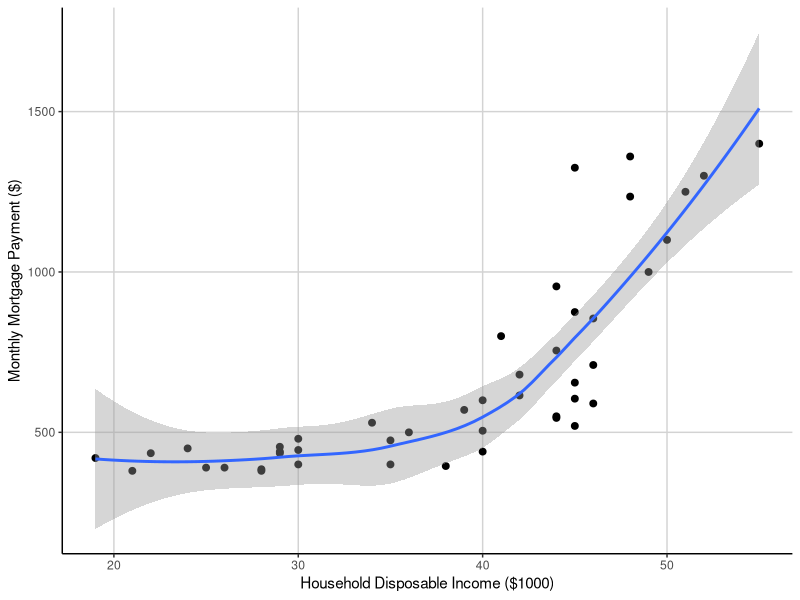
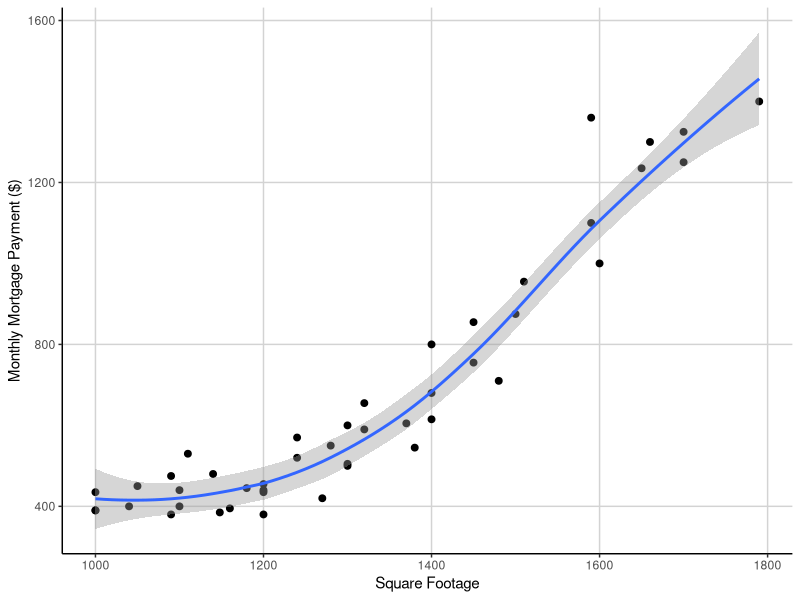
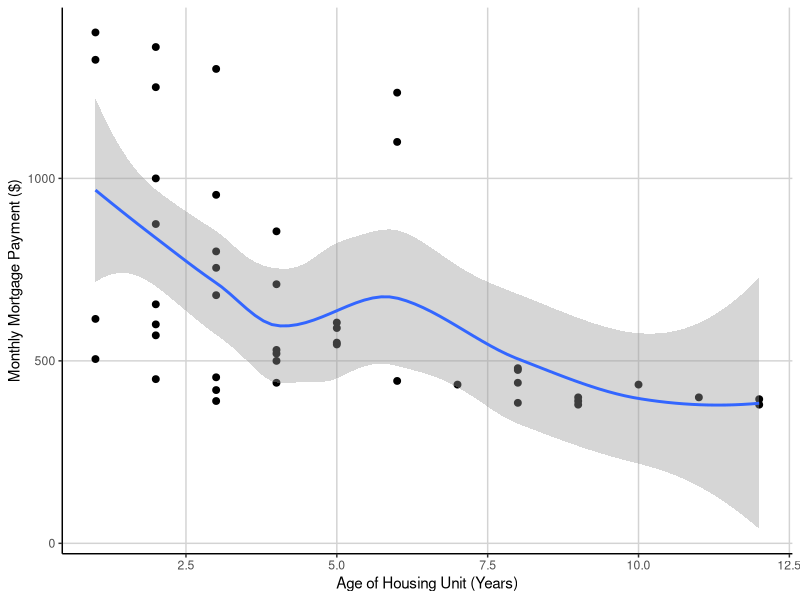
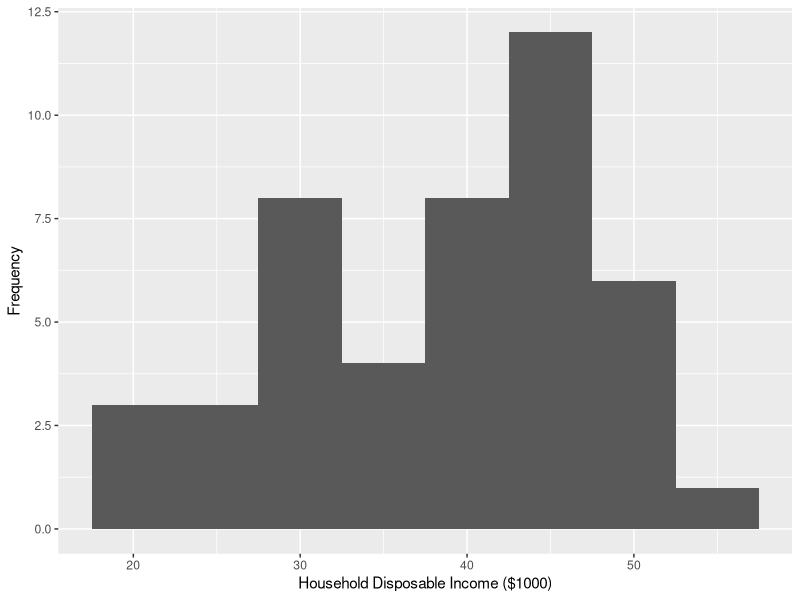
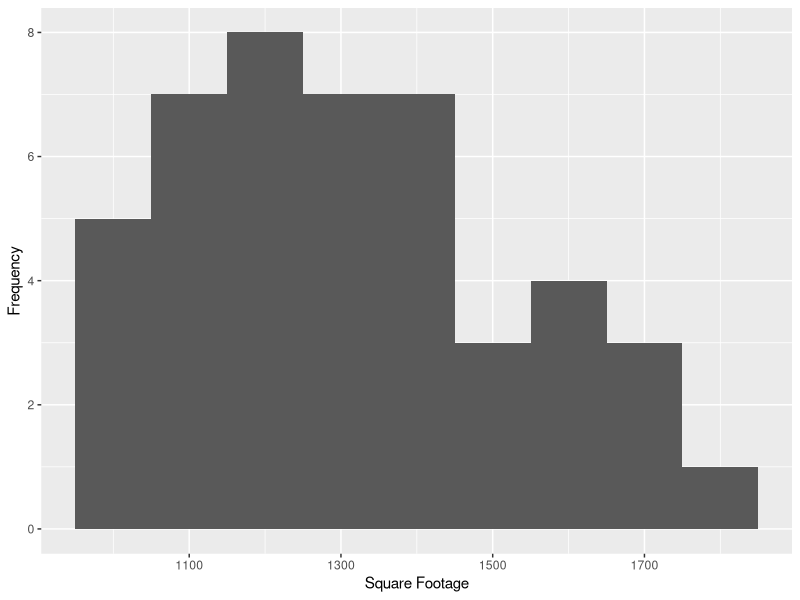
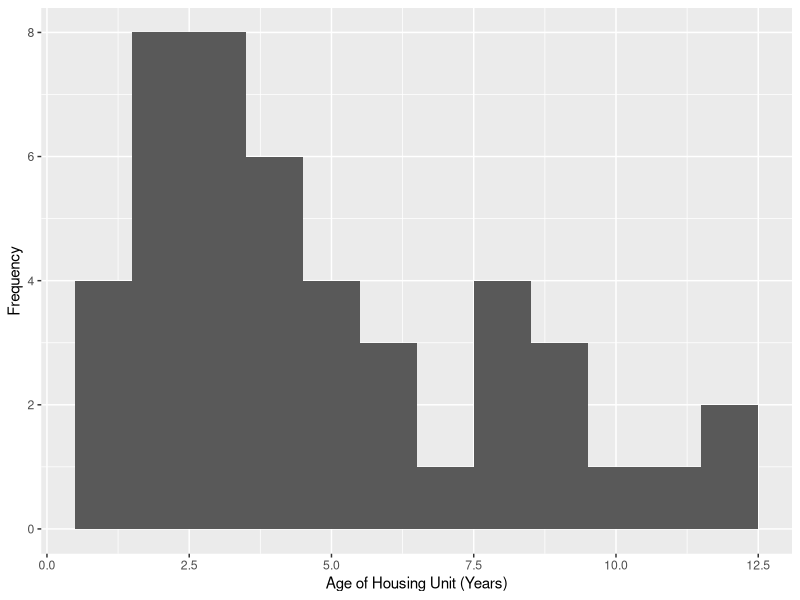
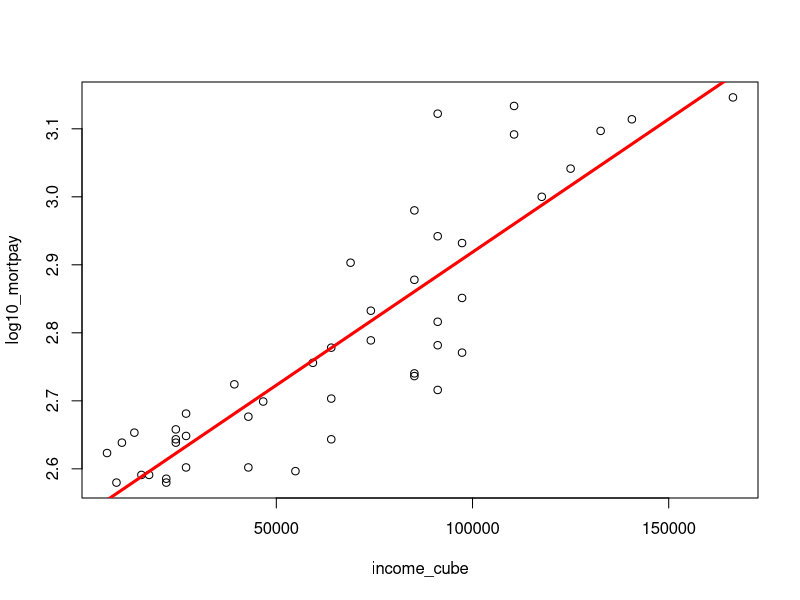
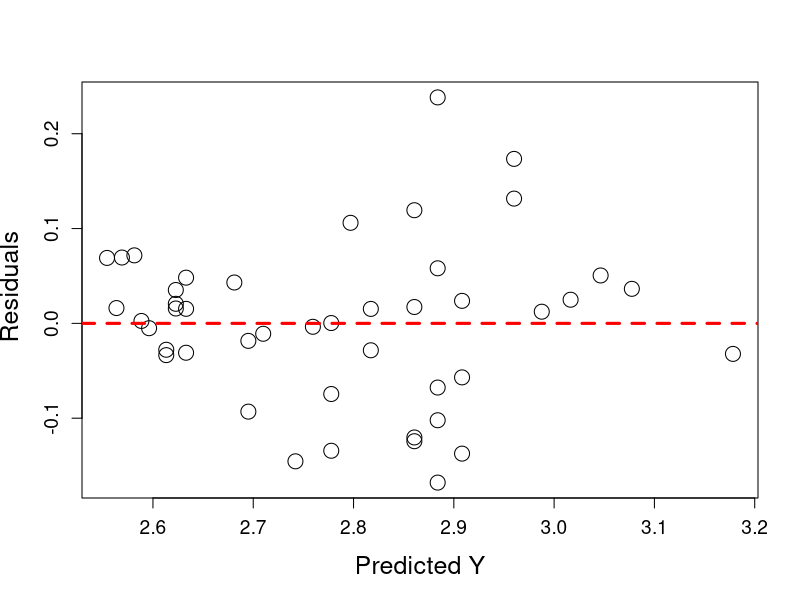

Generate these figures, in order, with R:
# load library
library(dplyr)
library(ggplot2)
library(png)

# read in file
data <- read.csv(file = "Lab_data.csv", header = TRUE)

# approach
# scatterplots of variables against Y
# check assumptions
# add interactions?
# run AIC and stepwise regressions to determine model of best fit

# prep the dataset
colnames(data) <- c("obs", "mortpay", "income", "sqfoot", "loans", "age")

# scatterplots of variables against Y
ggplot(data, aes(x = income, y = mortpay)) +
  geom_point(size = 2) +
  geom_smooth() +
  xlab("Household Disposable Income ($1000)") +
  ylab("Monthly Mortgage Payment ($)") + 
  theme(panel.background = element_blank(), axis.line = element_line(colour = "black"), panel.grid.major = element_line(colour = "light gray"))
ggsave(file = "mortpay_vs_income.png", width = 5, height = 5)

ggplot(data, aes(x = sqfoot, y = mortpay)) +
  geom_point(size = 2) +
  geom_smooth() +
  xlab("Square Footage") +
  ylab("Monthly Mortgage Payment ($)") + 
  theme(panel.background = element_blank(), axis.line = element_line(colour = "black"), panel.grid.major = element_line(colour = "light gray"))
ggsave(file = "mortpay_vs_sqfoot.png", width = 5, height = 5)

ggplot(data, aes(x = age, y = mortpay)) +
  geom_point(size = 2) +
  geom_smooth() +
  xlab("Age of Housing Unit (Years)") +
  ylab("Monthly Mortgage Payment ($)") + 
  theme(panel.background = element_blank(), axis.line = element_line(colour = "black"), panel.grid.major = element_line(colour = "light gray"))
ggsave(file = "mortpay_vs_age.png", width = 5, height = 5)

# histograms of independent variables
ggplot(data, aes(x = income)) +
  geom_histogram(binwidth = 5) +
  xlab("Household Disposable Income ($1000)") +
  ylab("Frequency") 

ggplot(data, aes(x = sqfoot)) +
  geom_histogram(binwidth = 100) +
  xlab("Square Footage") +
  ylab("Frequency") 

ggplot(data, aes(x = age)) +
  geom_histogram(binwidth = 1) +
  xlab("Age of Housing Unit (Years)") +
  ylab("Frequency") 

# summary of transformations that seem to work
data <- select(data, obs:age) %>% 
  mutate(income_sq = income^2) %>% 
  mutate(income_cube = income^3) %>% 
  mutate(age_cube_root = age^(-1/3)) %>% 
  mutate(log10_mortpay = log10(mortpay))

### run regressions and plot pred. vs redis. & qqplots for NON-transformed variables
## income regression
plot(log10_mortpay ~ income_cube, data = data)
reg_income <- lm(log10_mortpay ~ income_cube, data = data)
abline(reg_income, col="red", lwd=3)

predicted_income<-predict.lm(reg_income)
residuals_income<-data$log10_mortpay-predicted_income
plot(predicted_income,residuals_income,cex=2,cex.lab=1.5,cex.axis=1.15, ylab=" Residuals", xlab= "Predicted Y")
abline(a=0,b=0, col="red", lwd=3,lty="dashed")

ggplot(data, aes(y = residuals_income, x = predicted_income)) +
  geom_point(size = 2) +
  geom_hline(yintercept = 0, colour = 'red', linetype = "dashed", size = 1) +
  ggtitle("Residuals vs. Predicted Values") +
  ylab("Residuals") +
  xlab("Predicted Y") + 
  theme(panel.background = element_blank(), axis.line = element_line(colour = "black"), axis.title = element_text(size=14), plot.title = element_text(size = 18, face = "bold"))
ggsave(file = "pred_res_income.png", width = 5, height = 5)

# qqplot in ggplot2
ggQQ <- function(LM) # argument: a linear model
{
  y <- quantile(LM$resid[!is.na(LM$resid)], c(0.25, 0.75))
  x <- qnorm(c(0.25, 0.75))
  slope <- diff(y)/diff(x)
  int <- y[1L] - slope * x[1L]
  p <- ggplot(LM, aes(sample = .resid)) +
    stat_qq(alpha = 0.5) +
    geom_abline(slope = slope, intercept = int, color="red", size = 1) +
    xlab("Theoretical Quantiles") +
    ylab("Standardized Residuals") +
    ggtitle("Normal Q-Q Plot") +
    theme(panel.background = element_blank(), axis.line = element_line(colour = "black"), axis.title = element_text(size=14), plot.title = element_text(size = 18, face = "bold"))
  ggsave(filename = "income_qq.png", width = 5, height = 5)
  return(p)
}

ggQQ(reg_income)

## sqfoot regression
plot(log10_mortpay ~ sqfoot, data = data)
reg_sqfoot <- lm(log10_mortpay ~ sqfoot, data = data)
abline(reg_sqfoot, col="red", lwd=3)

predicted_sqfoot <- predict.lm(reg_sqfoot)
residuals_sqfoot <- data$log10_mortpay-predicted_sqfoot
plot(predicted_sqfoot,residuals_sqfoot,cex=2,cex.lab=1.5,cex.axis=1.15, ylab=" Residuals", xlab= "Predicted Y")
abline(a=0,b=0, col="red", lwd=3,lty="dashed")

ggplot(data, aes(y = residuals_sqfoot, x = predicted_sqfoot)) +
  geom_point(size = 2) +
  geom_hline(yintercept = 0, colour = 'red', linetype = "dashed", size = 1) +
  ggtitle("Residuals vs. Predicted Values") +
  ylab("Residuals") +
  xlab("Predicted Y") + 
  theme(panel.background = element_blank(), axis.line = element_line(colour = "black"), axis.title = element_text(size=14), plot.title = element_text(size = 18, face = "bold"))
ggsave(file = "pred_res_sqfoot.png", width = 5, height = 5)

# qqplot in ggplot2
ggQQ <- function(LM) # argument: a linear model
{
  y <- quantile(LM$resid[!is.na(LM$resid)], c(0.25, 0.75))
  x <- qnorm(c(0.25, 0.75))
  slope <- diff(y)/diff(x)
  int <- y[1L] - slope * x[1L]
  p <- ggplot(LM, aes(sample = .resid)) +
    stat_qq(alpha = 0.5) +
    geom_abline(slope = slope, intercept = int, color="red", size = 1) +
    xlab("Theoretical Quantiles") +
    ylab("Standardized Residuals") +
    ggtitle("Normal Q-Q Plot") +
    theme(panel.background = element_blank(), axis.line = element_line(colour = "black"), axis.title = element_text(size=14), plot.title = element_text(size = 18, face = "bold"))
  ggsave(filename = "sqfoot_qq.png", width = 5, height = 5)
  return(p)
}

ggQQ(reg_sqfoot)

# age regression
plot(log10_mortpay ~ age_cube_root, data = data)
reg_age <- lm(log10_mortpay ~ age_cube_root, data = data)
abline(reg_age, col="red", lwd=3)

predicted_age <- predict.lm(reg_age)
residuals_age <- data$log10_mortpay-predicted_age
plot(predicted_age,residuals_age,cex=2,cex.lab=1.5,cex.axis=1.15, ylab=" Residuals", xlab= "Predicted Y")
abline(a=0,b=0, col="red", lwd=3,lty="dashed")

ggplot(data, aes(y = residuals_age, x = predicted_age)) +
  geom_point(size = 2) +
  geom_hline(yintercept = 0, colour = 'red', linetype = "dashed", size = 1) +
  ggtitle("Residuals vs. Predicted Values") +
  ylab("Residuals") +
  xlab("Predicted Y") + 
  theme(panel.background = element_blank(), axis.line = element_line(colour = "black"), axis.title = element_text(size=14), plot.title = element_text(size = 18, face = "bold"))
ggsave(file = "pred_res_age.png", width = 5, height = 5)

# qqplot in ggplot2
ggQQ <- function(LM) # argument: a linear model
{
  y <- quantile(LM$resid[!is.na(LM$resid)], c(0.25, 0.75))
  x <- qnorm(c(0.25, 0.75))
  slope <- diff(y)/diff(x)
  int <- y[1L] - slope * x[1L]
  p <- ggplot(LM, aes(sample = .resid)) +
    stat_qq(alpha = 0.5) +
    geom_abline(slope = slope, intercept = int, color="red", size = 1) +
    xlab("Theoretical Quantiles") +
    ylab("Standardized Residuals") +
    ggtitle("Normal Q-Q Plot") +
    theme(panel.background = element_blank(), axis.line = element_line(colour = "black"), axis.title = element_text(size=14), plot.title = element_text(size = 18, face = "bold"))
  ggsave(filename = "age_qq.png", width = 5, height = 5)
  return(p)
}

ggQQ(reg_age)

### run regressions and plot pred. vs redis. & qqplots for transformed variables

## income regression
plot(log10_mortpay ~ income_cube, data = data)
reg_income_trans <- lm(log10_mortpay ~ income_cube, data = data)
abline(reg_income, col="red", lwd=3)

predicted_income_trans <- predict.lm(reg_income_trans)
residuals_income_trans <- data$log10_mortpay-predicted_income_trans
plot(predicted_income_trans,residuals_income_trans,cex=2,cex.lab=1.5,cex.axis=1.15, ylab=" Residuals", xlab= "Predicted Y")
abline(a=0,b=0, col="red", lwd=3,lty="dashed")

ggplot(data, aes(y = residuals_income_trans, x = predicted_income_trans)) +
  geom_point(size = 2) +
  geom_hline(yintercept = 0, colour = 'red', linetype = "dashed", size = 1) +
  ggtitle("Residuals vs. Predicted Values") +
  ylab("Residuals") +
  xlab("Predicted Y") + 
  theme(panel.background = element_blank(), axis.line = element_line(colour = "black"), axis.title = element_text(size=14), plot.title = element_text(size = 18, face = "bold"))
ggsave(file = "pred_res_income_transformed.png", width = 5, height = 5)

# qqplot in ggplot2
ggQQ <- function(LM) # argument: a linear model
{
  y <- quantile(LM$resid[!is.na(LM$resid)], c(0.25, 0.75))
  x <- qnorm(c(0.25, 0.75))
  slope <- diff(y)/diff(x)
  int <- y[1L] - slope * x[1L]
  p <- ggplot(LM, aes(sample = .resid)) +
    stat_qq(alpha = 0.5) +
    geom_abline(slope = slope, intercept = int, color="red", size = 1) +
    xlab("Theoretical Quantiles") +
    ylab("Standardized Residuals") +
    ggtitle("Normal Q-Q Plot") +
    theme(panel.background = element_blank(), axis.line = element_line(colour = "black"), axis.title = element_text(size=14), plot.title = element_text(size = 18, face = "bold"))
  ggsave(filename = "income_qq_transformed.png", width = 5, height = 5)
  return(p)
}

ggQQ(reg_income_trans)

## sqfoot regression
plot(log10_mortpay ~ sqfoot, data = data)
reg_sqfoot_trans <- lm(log10_mortpay ~ sqfoot, data = data)
abline(reg_sqfoot_trans, col="red", lwd=3)

predicted_sqfoot_trans <- predict.lm(reg_sqfoot_trans)
residuals_sqfoot_trans <- data$log10_mortpay-predicted_sqfoot_trans
plot(predicted_sqfoot_trans,residuals_sqfoot_trans,cex=2,cex.lab=1.5,cex.axis=1.15, ylab=" Residuals", xlab= "Predicted Y")
abline(a=0,b=0, col="red", lwd=3,lty="dashed")

ggplot(data, aes(y = residuals_sqfoot_trans, x = predicted_sqfoot_trans)) +
  geom_point(size = 2) +
  geom_hline(yintercept = 0, colour = 'red', linetype = "dashed", size = 1) +
  ggtitle("Residuals vs. Predicted Values") +
  ylab("Residuals") +
  xlab("Predicted Y") + 
  theme(panel.background = element_blank(), axis.line = element_line(colour = "black"), axis.title = element_text(size=14), plot.title = element_text(size = 18, face = "bold"))
ggsave(file = "pred_res_sqfoot_transformed.png", width = 5, height = 5)

# qqplot in ggplot2
ggQQ <- function(LM) # argument: a linear model
{
  y <- quantile(LM$resid[!is.na(LM$resid)], c(0.25, 0.75))
  x <- qnorm(c(0.25, 0.75))
  slope <- diff(y)/diff(x)
  int <- y[1L] - slope * x[1L]
  p <- ggplot(LM, aes(sample = .resid)) +
    stat_qq(alpha = 0.5) +
    geom_abline(slope = slope, intercept = int, color="red", size = 1) +
    xlab("Theoretical Quantiles") +
    ylab("Standardized Residuals") +
    ggtitle("Normal Q-Q Plot") +
    theme(panel.background = element_blank(), axis.line = element_line(colour = "black"), axis.title = element_text(size=14), plot.title = element_text(size = 18, face = "bold"))
  ggsave(filename = "sqfoot_qq_transformed.png", width = 5, height = 5)
  return(p)
}

ggQQ(reg_sqfoot_trans)

# age regression
plot(log10_mortpay ~ age_cube_root, data = data)
reg_age_trans <- lm(log10_mortpay ~ age_cube_root, data = data)
abline(reg_age_trans, col="red", lwd=3)

predicted_age_trans <- predict.lm(reg_age_trans)
residuals_age_trans <- data$log10_mortpay - predicted_age_trans
plot(predicted_age_trans,residuals_age_trans,cex=2,cex.lab=1.5,cex.axis=1.15, ylab=" Residuals", xlab= "Predicted Y")
abline(a=0,b=0, col="red", lwd=3,lty="dashed")

ggplot(data, aes(y = residuals_age_trans, x = predicted_age_trans)) +
  geom_point(size = 2) +
  geom_hline(yintercept = 0, colour = 'red', linetype = "dashed", size = 1) +
  ggtitle("Residuals vs. Predicted Values") +
  ylab("Residuals") +
  xlab("Predicted Y") + 
  theme(panel.background = element_blank(), axis.line = element_line(colour = "black"), axis.title = element_text(size=14), plot.title = element_text(size = 18, face = "bold"))
ggsave(file = "pred_res_age_transformed.png", width = 5, height = 5)

# qqplot in ggplot2
ggQQ <- function(LM) # argument: a linear model
{
  y <- quantile(LM$resid[!is.na(LM$resid)], c(0.25, 0.75))
  x <- qnorm(c(0.25, 0.75))
  slope <- diff(y)/diff(x)
  int <- y[1L] - slope * x[1L]
  p <- ggplot(LM, aes(sample = .resid)) +
    stat_qq(alpha = 0.5) +
    geom_abline(slope = slope, intercept = int, color="red", size = 1) +
    xlab("Theoretical Quantiles") +
    ylab("Standardized Residuals") +
    ggtitle("Normal Q-Q Plot") +
    theme(panel.background = element_blank(), axis.line = element_line(colour = "black"), axis.title = element_text(size=14), plot.title = element_text(size = 18, face = "bold"))
  ggsave(filename = "age_qq_transformed.png", width = 5, height = 5)
  return(p)
}

ggQQ(reg_age_trans)